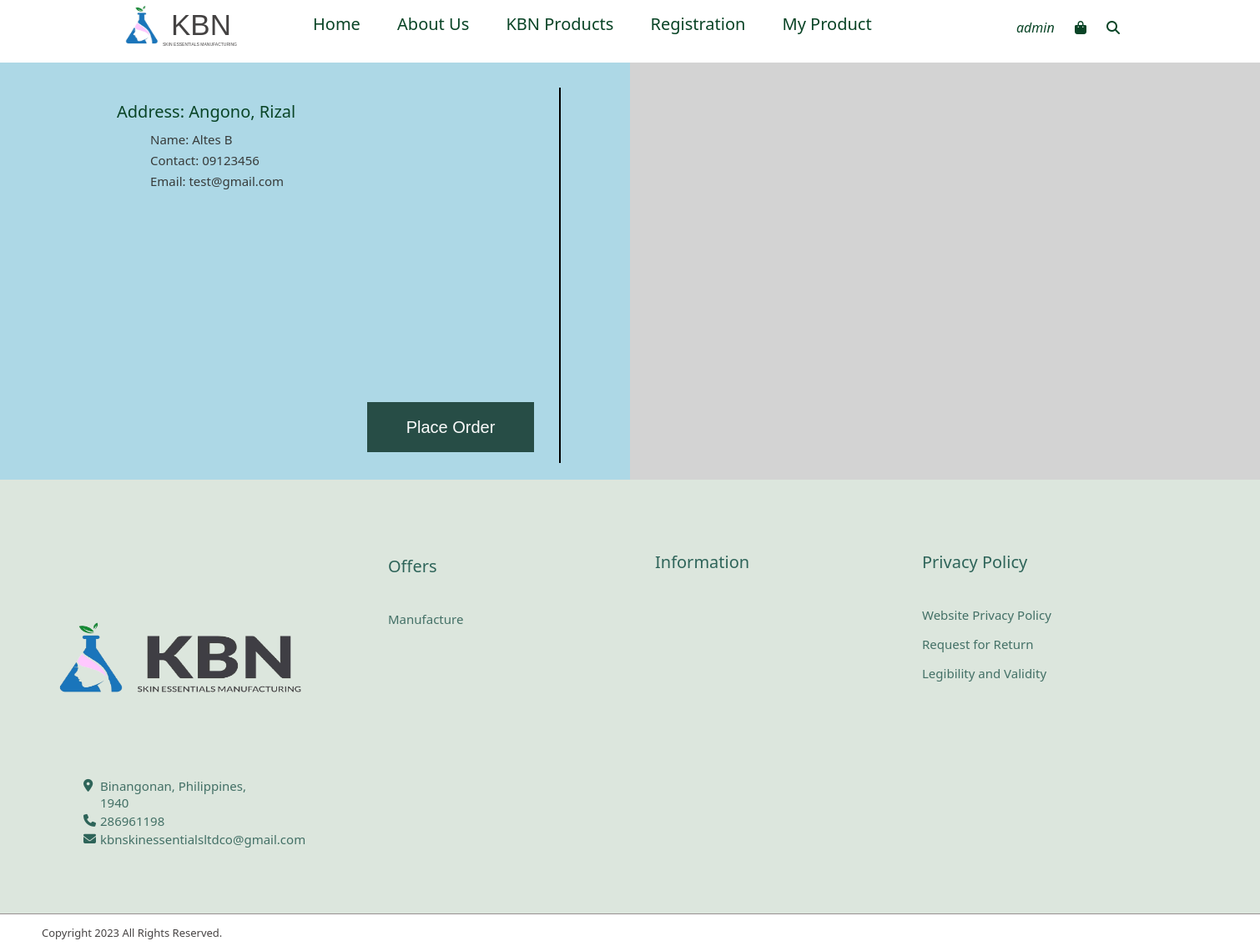
/thesis1_website/orderCheckOut/test.php (signed in), run on the app's committed database.
### tables this page shows
CREATE TABLE `tblcustomerinformation` (
  `UserID` varchar(25) NOT NULL,
  `Lastname` varchar(20) NOT NULL,
  `Firstname` varchar(20) NOT NULL,
  `MI` varchar(5) DEFAULT NULL,
  `Address` text NOT NULL,
  `Number` varchar(15) NOT NULL,
  `Description` text DEFAULT NULL,
  `Discount` float DEFAULT NULL,
  `email` varchar(100) NOT NULL,
  `AccountType` varchar(100) NOT NULL
);

### thesis1_website/orderCheckOut/test.php (the view, shortened to what this page needs)
<!DOCTYPE html>
<html>
<head>
    <link rel="stylesheet" href="https://cdnjs.cloudflare.com/ajax/libs/font-awesome/6.3.0/css/all.min.css" />
    <link rel="stylesheet" href="../css/style.css">
    <link rel="stylesheet" href="../css/orderCheckout.css">
</head>
<body>
  <div class="topNavOrder">
    <?php include('../includesPHP/topNav.php')?>
  </div>
  <div class="container">
    <div class="left-div">
            <div class="deliveryAdd">
                <p class="deliveryTitle">Address: <?php echo $row['Address']?></p>
                <p class="clientInfo">Name: <?php echo $row['Firstname'] . " " . $row['Lastname'] ?></p>
                <p class="clientNo">Contact: <?php echo $row['Number']?></p>
                <p class="clientEmailAddress">Email: <?php echo $row['email']?></p>
                <button class="placeOrderButton" onclick="placeOrder()">Place Order</button>
            </div>
    </div>
    <div class="right-div">
    </div>
  </div>
    <?php include('../includesPHP/footer.php')?>
</body>
</html>

### thesis1_website/css/style.css (style rules this page uses)
body { margin: 0px auto 0px auto; font-family: Post Grotesk,ui-sans-serif,system-ui,-apple-system,BlinkMacSystemFont,"Segoe UI",Roboto,"Helvetica Neue",Arial,"Noto Sans",sans-serif,"Apple Color Emoji","Segoe UI Emoji","Segoe UI Symbol","Noto Color Emoji"; }
.deliveryAdd, .prToPayClientInfo { border-right: 2px solid rgb(0, 0, 0); height: 450px; width: 550px; margin: 10px auto auto 100px; float: left; left: 0px; }
.deliveryTitle { font-size: 20px; color: rgb(9, 68, 38); margin: 15px auto 10px 20px; }
.clientInfo, .clientAddress, .clientNo, .clientAddress, .zipCode, .clientEmailAddress { font-size: 15px; color: rgb(55, 59, 58); margin: 2px auto 5px 60px; }
.placeOrderButton { width: 200px; height: 60px; border: none; float: left; margin-left: 320px; margin-top: 250px; background-color: #274d46; }
p { font-size: 20px; }
button { background-color: rgb(9, 68, 38); font-size: 20px; width: 360px; height: 40px; margin: 20px auto auto 65px; color: #fcfcfc; }

### thesis1_website/css/orderCheckout.css (style rules this page uses)
.container { display: flex; flex-direction: row; height: 100%; }
.left-div, .right-div { flex-grow: 1; width: 50%; padding: 20px; }
.left-div { background-color: lightblue; }
.right-div { background-color: lightgray; }
.topNavOrder { height: 75px; }

### data on the page
tblcustomerinformation: Address "Angono, Rizal", Firstname "Altes", Lastname "B", Number "09123456", email "test@gmail.com"

### other printed values
$_SESSION['username'] "admin"
